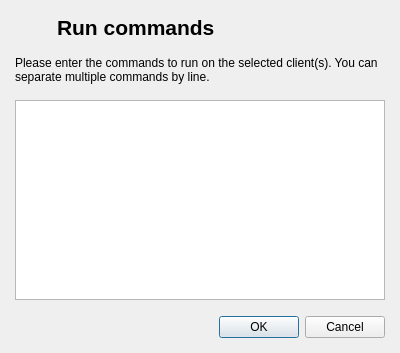
<?xml version="1.0" encoding="UTF-8"?>
<ui version="4.0">
 <author>Tobias Doerffel</author>
 <class>RunCommandsDialog</class>
 <widget class="QDialog" name="RunCommandsDialog">
  <property name="geometry">
   <rect>
    <x>0</x>
    <y>0</y>
    <width>400</width>
    <height>353</height>
   </rect>
  </property>
  <property name="windowTitle">
   <string>Run commands</string>
  </property>
  <property name="windowIcon">
   <iconset resource="../master.qrc">
    <normaloff>:/resources/run-build.png</normaloff>:/resources/run-build.png</iconset>
  </property>
  <layout class="QVBoxLayout">
   <property name="spacing">
    <number>16</number>
   </property>
   <property name="leftMargin">
    <number>15</number>
   </property>
   <property name="topMargin">
    <number>15</number>
   </property>
   <property name="rightMargin">
    <number>15</number>
   </property>
   <property name="bottomMargin">
    <number>15</number>
   </property>
   <item>
    <layout class="QHBoxLayout">
     <property name="spacing">
      <number>10</number>
     </property>
     <property name="leftMargin">
      <number>0</number>
     </property>
     <property name="topMargin">
      <number>0</number>
     </property>
     <property name="rightMargin">
      <number>0</number>
     </property>
     <property name="bottomMargin">
      <number>0</number>
     </property>
     <item>
      <widget class="QLabel" name="label">
       <property name="maximumSize">
        <size>
         <width>32</width>
         <height>32</height>
        </size>
       </property>
       <property name="text">
        <string/>
       </property>
       <property name="pixmap">
        <pixmap resource="../master.qrc">:/resources/run-build.png</pixmap>
       </property>
       <property name="scaledContents">
        <bool>true</bool>
       </property>
      </widget>
     </item>
     <item>
      <widget class="QLabel" name="label_2">
       <property name="font">
        <font>
         <pointsize>16</pointsize>
         <weight>75</weight>
         <bold>true</bold>
        </font>
       </property>
       <property name="text">
        <string>Run commands</string>
       </property>
      </widget>
     </item>
    </layout>
   </item>
   <item>
    <widget class="QLabel" name="label_3">
     <property name="text">
      <string>Please enter the commands to run on the selected client(s). You can separate multiple commands by line.</string>
     </property>
     <property name="wordWrap">
      <bool>true</bool>
     </property>
    </widget>
   </item>
   <item>
    <widget class="QTextEdit" name="cmdInputTextEdit"/>
   </item>
   <item>
    <widget class="QDialogButtonBox" name="buttonBox">
     <property name="standardButtons">
      <set>QDialogButtonBox::Cancel|QDialogButtonBox::Ok</set>
     </property>
    </widget>
   </item>
  </layout>
 </widget>
 <resources>
  <include location="../master.qrc"/>
 </resources>
 <connections>
  <connection>
   <sender>buttonBox</sender>
   <signal>accepted()</signal>
   <receiver>RunCommandsDialog</receiver>
   <slot>accept()</slot>
   <hints>
    <hint type="sourcelabel">
     <x>199</x>
     <y>384</y>
    </hint>
    <hint type="destinationlabel">
     <x>199</x>
     <y>206</y>
    </hint>
   </hints>
  </connection>
  <connection>
   <sender>buttonBox</sender>
   <signal>rejected()</signal>
   <receiver>RunCommandsDialog</receiver>
   <slot>reject()</slot>
   <hints>
    <hint type="sourcelabel">
     <x>199</x>
     <y>384</y>
    </hint>
    <hint type="destinationlabel">
     <x>199</x>
     <y>206</y>
    </hint>
   </hints>
  </connection>
 </connections>
</ui>
